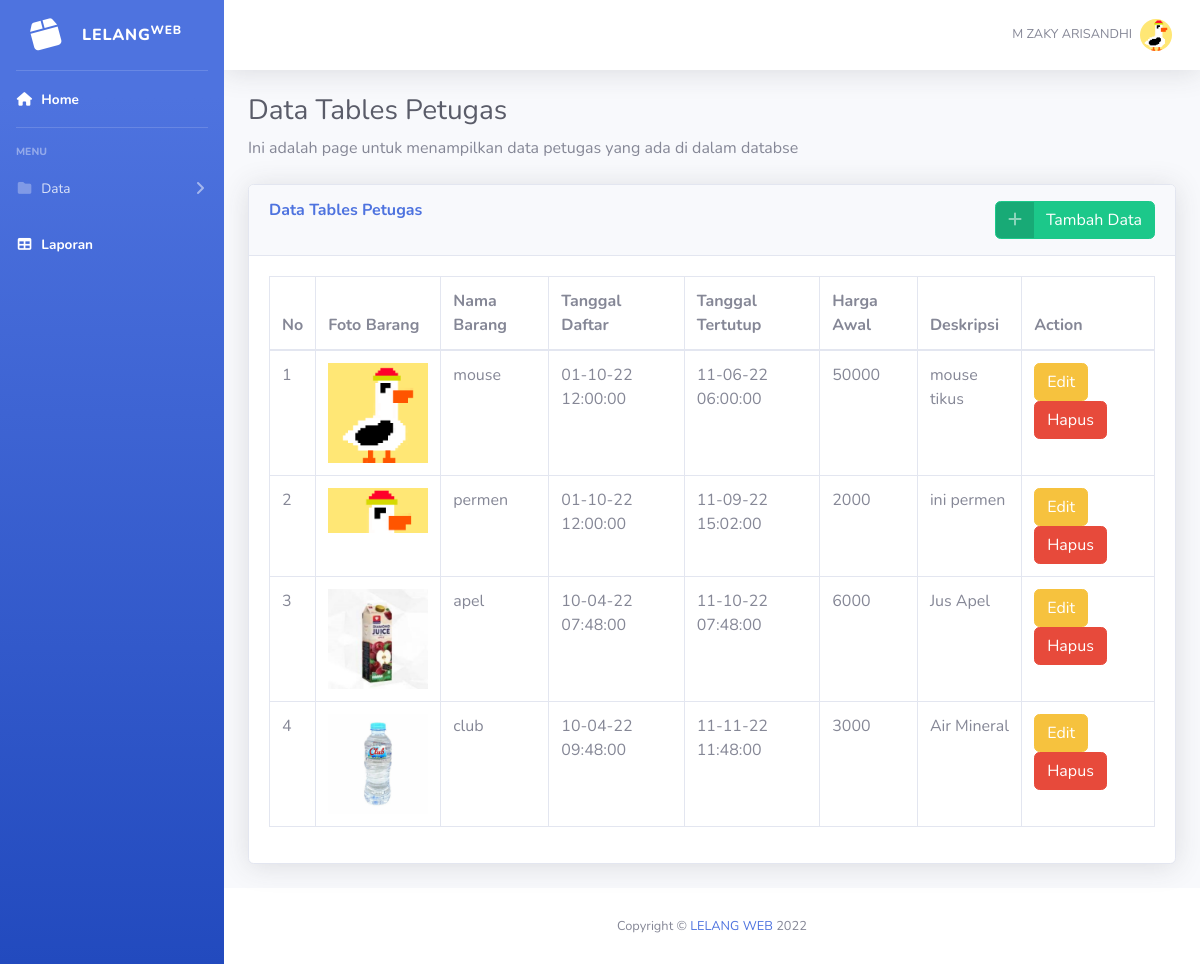
The app's page /admin/barang.php (signed in) with its own data.
### tables this page shows
CREATE TABLE `barang` (
  `id` int(11) NOT NULL,
  `nama_barang` varchar(225) NOT NULL,
  `tgl_daftar` text NOT NULL,
  `tgl_exp` text NOT NULL,
  `harga_awal` int(11) NOT NULL,
  `deskripsi` text NOT NULL,
  `foto_barang` text NOT NULL,
  `status` enum('terbuka','terlelang','tertutup') NOT NULL
);

### admin/barang.php (the view, shortened to what this page needs)
<!DOCTYPE html>
<html lang="en">
<head>
    <link href="../assets/vendor/fontawesome-free/css/all.min.css" rel="stylesheet" type="text/css">
    <link href="../assets/css/sb-admin-2.min.css" rel="stylesheet">
</head>
<body id="page-top">
    <div id="wrapper">
        <ul class="navbar-nav bg-gradient-primary sidebar sidebar-dark accordion" id="accordionSidebar">
            <a class="sidebar-brand d-flex align-items-center justify-content-center" href="index.php">
                <div class="sidebar-brand-icon rotate-n-15">
                <i class="fas fa-fw fa-box"></i>
                </div>
                <div class="sidebar-brand-text mx-3">LELANG<sup>WEB</sup></div>
            </a>
            <hr class="sidebar-divider my-0">
            <li class="nav-item active">
                <a class="nav-link" href="index.php">
                    <i class="fas fa-fw fa-home"></i>
                    <span>Home</span></a>
            </li>
            <hr class="sidebar-divider">
            <div class="sidebar-heading">
                Menu
            </div>
            <li class="nav-item">
                <a class="nav-link collapsed" href="#" data-toggle="collapse" data-target="#collapseTwo"
                    aria-expanded="true" aria-controls="collapseTwo">
                    <i class="fas fa-fw fa-folder"></i>
                    <span>Data</span>
                </a>
            </li>
            <li class="nav-item active">
                <a class="nav-link" href="laporan.php">
                    <i class="fas fa-fw fa-table"></i>
                    <span>Laporan</span></a>
            </li>
        </ul>
        <div id="content-wrapper" class="d-flex flex-column">
            <div id="content">
                <nav class="navbar navbar-expand navbar-light bg-white topbar mb-4 static-top shadow">
                    <ul class="navbar-nav ml-auto">
                        <li class="nav-item dropdown no-arrow">
                            <a class="nav-link dropdown-toggle" href="" id="userDropdown" role="button"
                                data-toggle="dropdown" aria-haspopup="true" aria-expanded="false">
                                <span class="mr-2 d-none d-lg-inline text-gray-600 small"><?php echo $_SESSION['username']?></span>
                                <img class="img-profile rounded-circle"
                                src="../assets/img/bebek_kuning.png">
                            </a>
                        </li>
                    </ul>
                </nav>
                <div class="container-fluid">
                    <h1 class="h3 mb-2 text-gray-800">Data Tables Petugas   </h1>
                    <p class="mb-4">Ini adalah page untuk menampilkan data petugas yang ada di dalam databse</p>
                    <div class="card shadow mb-4">
                        <div class="card-header py-3">
                        <button type="button" class="btn btn-success btn-icon-split" style="float: right;" data-toggle="modal" data-target="#TambahModal">
                                        <span class="icon text-white-50">
                                            <i class="fas fa-plus"></i>
                                        </span>
                                        <span class="text">Tambah Data</span>
                            </button>
                            <h6 class="m-0 font-weight-bold text-primary">Data Tables Petugas</h6>
                        </div>
                        <div class="card-body">
                            <div class="table-responsive">
                            <table class="table table-bordered" id="dataTable" width="100%" cellspacing="0">
                            <thead>
                                        <tr>
                                            <th>No</th>
                                            <th>Foto Barang</th>
                                            <th>Nama Barang</th>
                                            <th>Tanggal Daftar</th>
                                            <th>Tanggal Tertutup</th>
                                            <th>Harga Awal</th>
                                            <th>Deskripsi</th>
                                            <th>Action</th>
                                        </tr>
                                        </thead>
                                        <tbody>
                                        <?php
                                        include "../koneksi.php";
                                        $barang = mysqli_query($conn,"SELECT * FROM barang ");
                                        $no = 0;
                                        while ($data = mysqli_fetch_array($barang)) {
                                        $no++;
                                        $foto_barang = $data['foto_barang'];
                                        ?>
                                        <tr>
                                            <td><?php echo $no?></td>
                                            <td><img src="../assets/img/<?php echo $foto_barang ?>" style="width: 100px; text-align:center;" alt=""></td>
                                            <td><?=$data['nama_barang']?></td>
                                            <td><?=$data['tgl_daftar']?></td>
                                            <td><?=$data['tgl_exp']?></td>
                                            <td><?=$data['harga_awal']?></td>
                                            <td><?=$data['deskripsi']?></td>
                                            <td>
                                                <form action="" method="post">
                                            <button type="button" class="btn btn-warning" data-toggle="modal" data-target="#EditModal<?php echo $data['id']; ?>">
                                            Edit
                                            </button>
                                            <input type="submit" name="hapus" value="Hapus"class="btn btn-danger" onclick="return confirm('Are you sure you want to delete this item?')">
                                            </form>
                                            </td>
                                        </tr>
                                        <?php
                                    }
                                    ?>
                                    </tbody>
                                </table>
                            </div>
                        </div>
                    </div>
         </div>
            </div>
            <footer class="sticky-footer bg-white">
                <div class="container my-auto">
                    <div class="copyright text-center my-auto">
                    <span>Copyright &copy; <a href="https://www.instagram.com/namakokkikik/">LELANG WEB</a> 2022</span>
                    </div>
                </div>
            </footer>
        </div>
    </div>
</body>
</html>

### records on screen
barang: foto_barang (picture), nama_barang "mouse", tgl_daftar "01-10-22 12:00:00", tgl_exp "11-06-22 06:00:00", harga_awal "50000", deskripsi "mouse tikus"
barang: foto_barang (picture), nama_barang "permen", tgl_daftar "01-10-22 12:00:00", tgl_exp "11-09-22 15:02:00", harga_awal "2000", deskripsi "ini permen"
barang: foto_barang (picture), nama_barang "apel", tgl_daftar "10-04-22 07:48:00", tgl_exp "11-10-22 07:48:00", harga_awal "6000", deskripsi "Jus Apel"
barang: foto_barang (picture), nama_barang "club", tgl_daftar "10-04-22 09:48:00", tgl_exp "11-11-22 11:48:00", harga_awal "3000", deskripsi "Air Mineral"

### other values on screen
$_SESSION['username'] "M ZAKY ARISANDHI"
